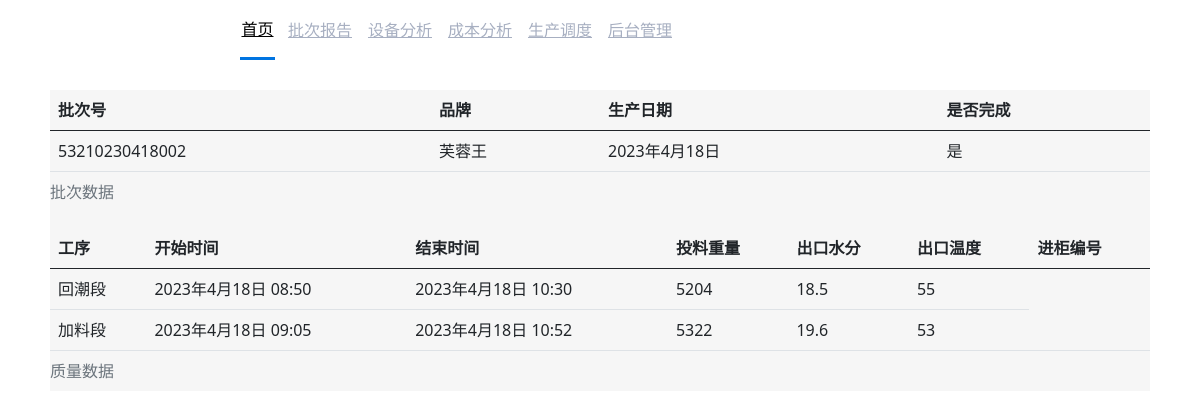
The page /catalog/pici_data/1 on the database its author committed.
### catalog/models.py (models this page shows, shortened)
class  pici_data(models.Model):
    picihao = models.CharField(max_length=200)
    pinpai = models.CharField(max_length=50)
    shengchan_date = models.DateField()
    kaibao_up_time = models.DateTimeField()
    kaibao_down_time = models.DateTimeField()
    kaibao_weight = models.CharField(max_length=20)
    songsan_up_time = models.DateTimeField()
    songsan_down_time = models.DateTimeField()
    songsan_weight = models.CharField(max_length=20)
    songsan_shuifen_value = models.CharField(max_length=20)
    songsan_wendu_value = models.CharField(max_length=20)
    songsan_rate = models.CharField(max_length=20)
    jialiao_up_time = models.DateTimeField(default="")
    jialiao_down_time = models.DateTimeField(default="")
    jialiao_weight = models.CharField(max_length=20,default="")
    jialiao_jingdu = models.CharField(max_length=20,default="")
    jialiao_wendu_value = models.CharField(max_length=20,default="")
    jialiao_shuifen_value = models.CharField(max_length=20,default="")
    chugui_bianhao = models.CharField(max_length=20,default="")
    jingui_kaishi_time = models.DateTimeField(default="")
    jingui_jieshu_time = models.DateTimeField(default="")
    chugui_kaishi_time = models.DateTimeField(default="")
    chugui_jieshu_time = models.DateTimeField(default="")

### catalog/views.py (the view)
# urls.py: path('pici_data/<int:pk>', views.pici_detail_view, name='pici-detail'),
def pici_detail_view(request,pk):
    pici_id=pici_data.objects.get(pk=pk)
    return render(
        request,
        'catalog/pici_detail.html',
        context={'pici_data':pici_id,}
    )

### catalog/templates/catalog/pici_detail.html (shortened to what this page needs)
{% extends "home.html" %}
{% block content %}
<head>
  {% load static %}
  <link rel="stylesheet" href="{% static 'css/bootstrap.min.css'%}">
</head>
<div class="table_div">
  <table class="table table-hover">
    <caption>批次数据</caption>
    <thead>
      <tr>
        <th>批次号</th>
        <th>品牌</th>
        <th>生产日期</th>
        <th>是否完成</th>
      </tr>
    </thead>
    <tbody>
      <tr>
        <td>{{ pici_data.picihao }}</td>
        <td>{{ pici_data.pinpai }}</td>
        <td>{{ pici_data.shengchan_date }}</td>
        <td>是</td>
      </tr>
    </tbody>
  </table>
  <table class="table table-hover">
    <caption>质量数据</caption>
    <thead>
      <tr>
        <th>工序</th>
        <th>开始时间</th>
        <th>结束时间</th>
        <th>投料重量</th>
        <th>出口水分</th>
        <th>出口温度</th>
        <th>进柜编号</th>
      </tr>
    </thead>
    <tbody>
      <tr>
        <td>回潮段</td>
        <td>{{ pici_data.songsan_up_time }}</td>
        <td>{{ pici_data.songsan_down_time }}</td>
        <td>{{ pici_data.songsan_weight }}</td>
        <td>{{ pici_data.songsan_shuifen_value }}</td>
        <td>{{ pici_data.songsan_wendu_value }}</td>
      </tr>
      <tr>
        <td>加料段</td>
        <td>{{ pici_data.jialiao_up_time }}</td>
        <td>{{ pici_data.jialiao_down_time }}</td>
        <td>{{ pici_data.jialiao_weight }}</td>
        <td>{{ pici_data.jialiao_shuifen_value }}</td>
        <td>{{ pici_data.jialiao_wendu_value }}</td>
        <td>{{ 2号柜 }}</td>
      </tr>
    </tbody>
  </table>
{% endblock %}

### catalog/templates/home.html (shortened to what this page needs)
<!DOCTYPE html>
<head>
    {% load static %}
    <link rel="stylesheet" href="{% static 'css/DaoHangLan.css'%}">
    <link rel="stylesheet" href="{% static 'css/pici_data_list.css'%}">
</head>
<body>
<div id="wk">
    <div id="con-s">
        <a href="{% url 'index' %}" id="home">首页</a>
        <a href="{% url 'pici_data_list' %}" class="cons-a ">批次报告</a>
        <a href="" class="cons-a ">设备分析</a>
        <a href="" class="cons-a ">成本分析</a>
        <a href="" class="cons-a ">生产调度</a>
        <a href="/admin" class="cons-a ">后台管理</a>
    </div>
</div>
{% block content %}{% endblock %}
</body>
</html>

### catalog/static/css/DaoHangLan.css (style rules this page uses)
body { background-color: #F6F6F6; margin: 0; }
a { text-decoration: none; }
#con-s { margin-left: 30px; }
#home { color: black; border-bottom: #0074E1 solid; height: 60px; width: 35px; }
.cons-a { color:#A7AFC1; height: 60px; width: 70px; }
#con-s a { display: flex; justify-content: center; align-items: center; text-align: center; float: left; margin-left: 10px; }
#con-f,#con-s,#con-t { float: left; }
#wk { background-color: white; height: 60px; }

### catalog/templates/catalog/pici_detail.html (style rules this page uses)
.table_div { margin-top:30px; margin-bottom:10px; margin-right:50px; margin-left:50px; background-color: #F6F6F6; }

### rows shown on the page
pici_data: picihao "53210230418002", pinpai "芙蓉王", shengchan_date "2023年4月18日", songsan_up_time "2023年4月18日 08:50", songsan_down_time "2023年4月18日 10:30", songsan_weight "5204", songsan_shuifen_value "18.5", songsan_wendu_value "55", jialiao_up_time "2023年4月18日 09:05", jialiao_down_time "2023年4月18日 10:52", jialiao_weight "5322", jialiao_shuifen_value "19.6", jialiao_wendu_value "53"
